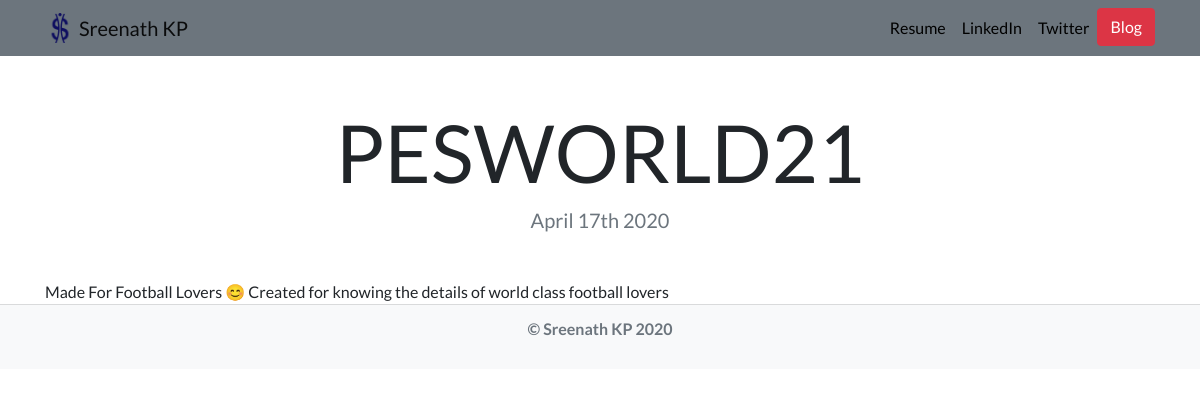
/blog/5/, run on the app's committed database.
### blog/models.py (models this page shows)
class Blog(models.Model):
    title = models.CharField(max_length=200)
    description = models.TextField()
    date = models.DateField()

### blog/views.py (the view)
# urls.py: path('<int:blog_id>/', views.detail, name='detail'),
def detail(request, blog_id):
    blog = get_object_or_404(Blog, pk=blog_id)
    return render(request, 'blog/detail.html',{'blog':blog})

### blog/templates/blog/detail.html
{% extends "portfolio/base.html" %}
{% load static %}
{% block content %}
<h1 class="text-center mt-5" id="blogdetailtitle">{{ blog.title }}</h1>
<h5 class="text-center text-muted mb-5">{{ blog.date|date:'F jS Y' }}</h5>
{{ blog.description|safe }}
{% endblock %}

### portfolio/static/portfolio/custom.css (style rules this page uses)
body { font-family: 'Lato', sans-serif; }
@media (min-width: 992px) { #blogdetailtitle { font-size: 5rem; } }

### data on the page
Blog: title "PESWORLD21", date "April 17th 2020", description "Made For Football Lovers 😊 Created for knowing the details of world class football lovers"
